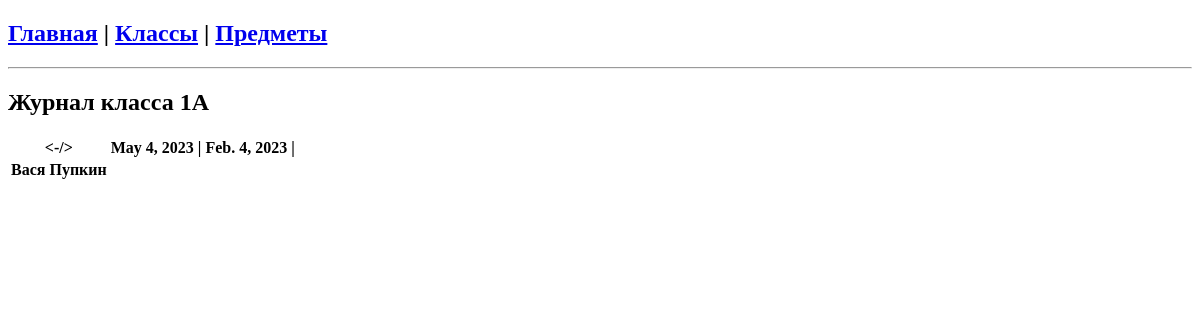
The app's page /groups/timetable/1/, older data.
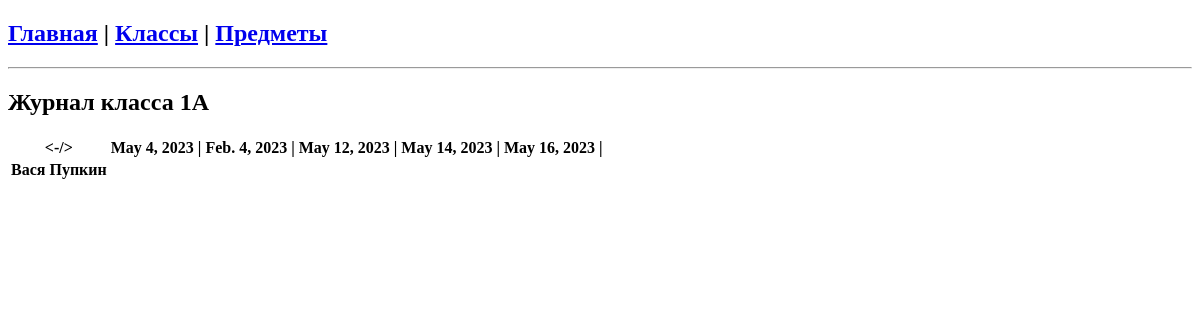
The same page, newer data.
### journal/models.py (models this page shows)
class Lesson(models.Model):
    name = models.CharField(max_length=20)
    teacher = models.ForeignKey('Teacher', on_delete=models.PROTECT, null=True, blank=True)
    subject = models.ForeignKey('Subject', on_delete=models.PROTECT, null=True, blank=True)
    group = models.ForeignKey('Group', on_delete=models.PROTECT, null=True, blank=True)
    date = models.DateField(help_text='__.__.____', default=datetime.date.today, null=False, blank=False)

class Student(models.Model):
    name = models.CharField(max_length=20)
    group = models.ForeignKey('Group', on_delete=models.PROTECT, null=False, blank=False)

### journal/views.py (the view)
# urls.py: path('groups/timetable/<int:id>/', views.timetable_by_group),
def timetable_by_group(request, id: int):
    group = Group.objects.get(pk=id)
    lessons = Lesson.objects.filter(group=id)
    students = Student.objects.filter(group=id)
    marks = Mark.objects.all()
    context = {
        'group': group,
        'lessons': lessons,
        'students': students,
        'marks': marks,
    }
    return render(request, 'group_list.html', context)

### journal/templates/group_list.html (shortened to what this page needs)
{% extends 'base.html' %}
{% block content %}
<h2>Журнал класса {{group.study_year}}{{group.letter}}</h2>
<table>
    <tr><th><-/></th>
        {% for i in lessons %}
        <th> {{i.date}} |</th>
        {% endfor %}
    </tr>
    {% for i in students %}
    <tr>
        <th>{{i.name}}</th>
    </tr>
    {% endfor %}
</table>
{% endblock %}

Row changes from the older to the newer data that the page shows:
added Lesson: date "May 12, 2023"
added Lesson: date "May 14, 2023"
added Lesson: date "May 16, 2023"
